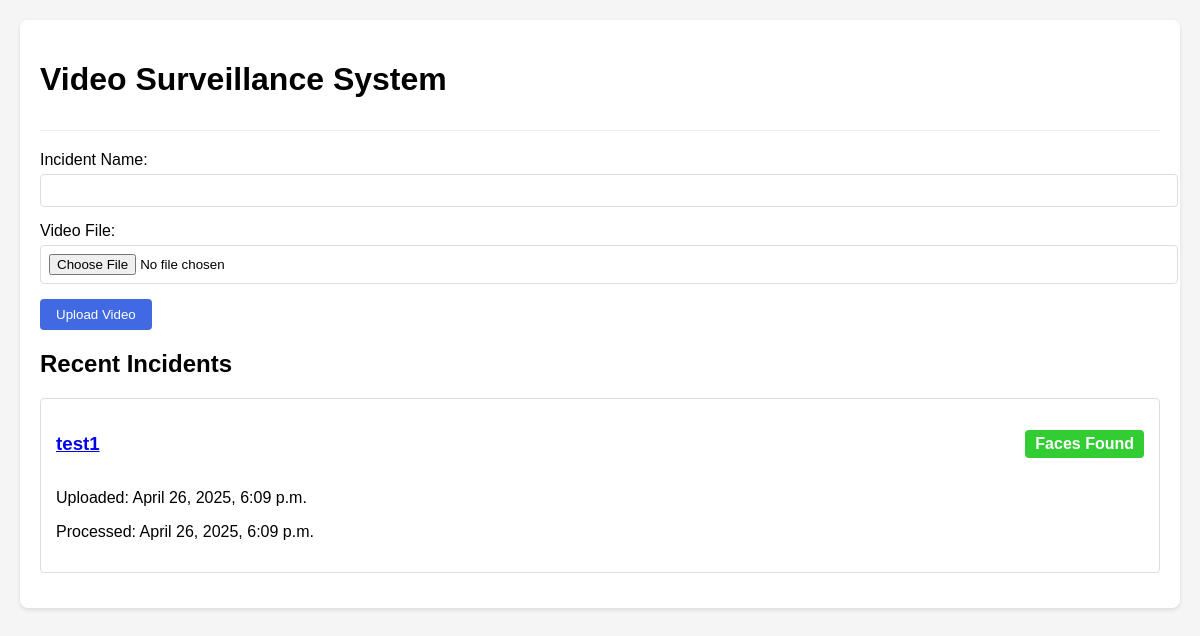
The page / on the database its author committed.
### incidents/models.py (models this page shows, shortened)
class Incident(models.Model):
    STATUS_CHOICES = [
        ('pending', 'Not Processed'),
        ('processing', 'Processing'),
        ('completed', 'Completed'),
        ('failed', 'Failed'),
    ]
    name = models.CharField(max_length=255, unique=True)
    video_file = models.FileField(upload_to='videos/')
    status = models.CharField(max_length=20, choices=STATUS_CHOICES, default='pending')
    created_at = models.DateTimeField(default=timezone.now)
    processed_at = models.DateTimeField(null=True, blank=True)
    faces_found = models.BooleanField(default=False)

### incidents/views.py (the view)
# urls.py: path('', views.home, name='home'),
def home(request):
    if request.method == 'POST':
        name = request.POST.get('name')
        video_file = request.FILES.get('video')
        if name and video_file:
            Incident.objects.create(name=name, video_file=video_file)
    incidents = Incident.objects.all().order_by('-created_at')
    return render(request, 'incidents/home.html', {'incidents': incidents})

### incidents/templates/incidents/home.html (shortened to what this page needs)
{% extends 'incidents/base.html' %}
{% block content %}
<div class="header">
    <h1>Video Surveillance System</h1>
</div>
<form method="post" enctype="multipart/form-data">
    <div class="form-group">
        <label for="name">Incident Name:</label>
        <input type="text" id="name" name="name" required>
    </div>
    <div class="form-group">
        <label for="video">Video File:</label>
        <input type="file" id="video" name="video" accept="video/*" required>
    </div>
    <button type="submit" class="btn btn-primary">Upload Video</button>
</form>
<h2>Recent Incidents</h2>
{% for incident in incidents %}
<div class="incident-card">
    <div style="display: flex; justify-content: space-between; align-items: center;">
        <h3><a href="{% url 'incident_detail' incident.pk %}">{{ incident.name }}</a></h3>
        <span class="status status-{{ incident.status }}">
            {% if incident.status == 'pending' %}
                Not Processed
            {% elif incident.status == 'processing' %}
                Processing
            {% elif incident.status == 'completed' %}
                {% if incident.faces_found %}
                    Faces Found
                {% else %}
                    No Faces Found
                {% endif %}
            {% else %}
                Failed
            {% endif %}
        </span>
    </div>
    <p>Uploaded: {{ incident.created_at }}</p>
    {% if incident.processed_at %}
    <p>Processed: {{ incident.processed_at }}</p>
    {% endif %}
</div>
{% empty %}
<p>No incidents found. Upload a video to get started.</p>
{% endfor %}
{% endblock %}

### incidents/templates/incidents/base.html (style rules this page uses)
body { font-family: Arial, sans-serif; margin: 0; padding: 20px; background-color: #f5f5f5; }
.header { display: flex; justify-content: space-between; align-items: center; margin-bottom: 20px; padding-bottom: 10px; border-bottom: 1px solid #eee; }
.incident-card { border: 1px solid #ddd; padding: 15px; margin-bottom: 15px; border-radius: 4px; background-color: white; }
.status { padding: 5px 10px; border-radius: 4px; font-weight: bold; }
.status-completed { background-color: #32cd32; color: white; }
.btn { padding: 8px 16px; border: none; border-radius: 4px; cursor: pointer; text-decoration: none; display: inline-block; }
.btn-primary { background-color: #4169e1; color: white; }
form { margin-bottom: 20px; }
.form-group { margin-bottom: 15px; }
label { display: block; margin-bottom: 5px; }
input[type="text"], input[type="file"] { width: 100%; padding: 8px; border: 1px solid #ddd; border-radius: 4px; }

### rows shown on the page
Incident: name "test1", status "Faces Found", created_at "April 26, 2025, 6:09 p.m.", processed_at "April 26, 2025, 6:09 p.m."
